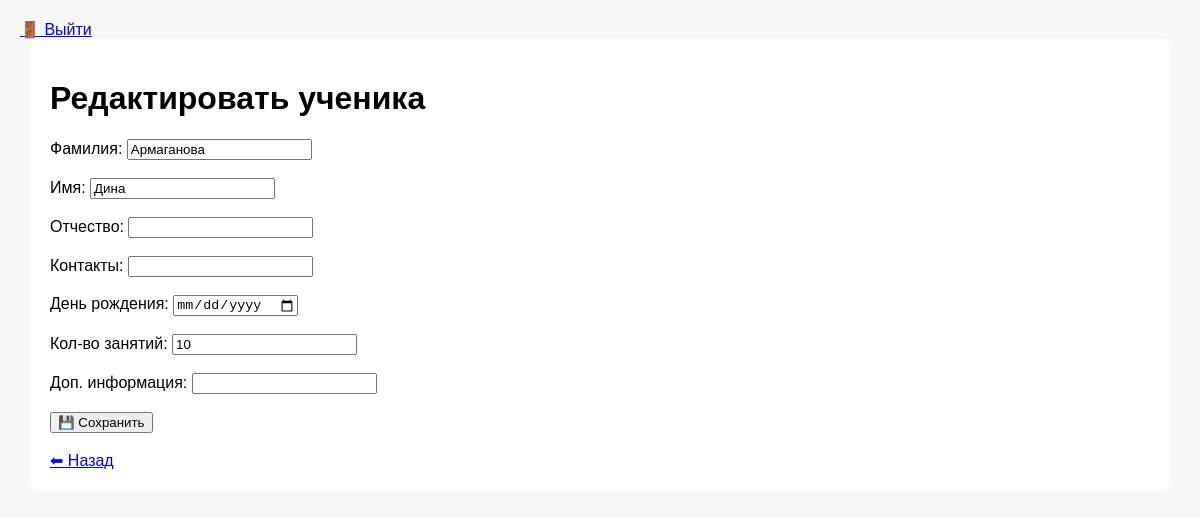
The app's page /students/edit/29 (signed in), older data.
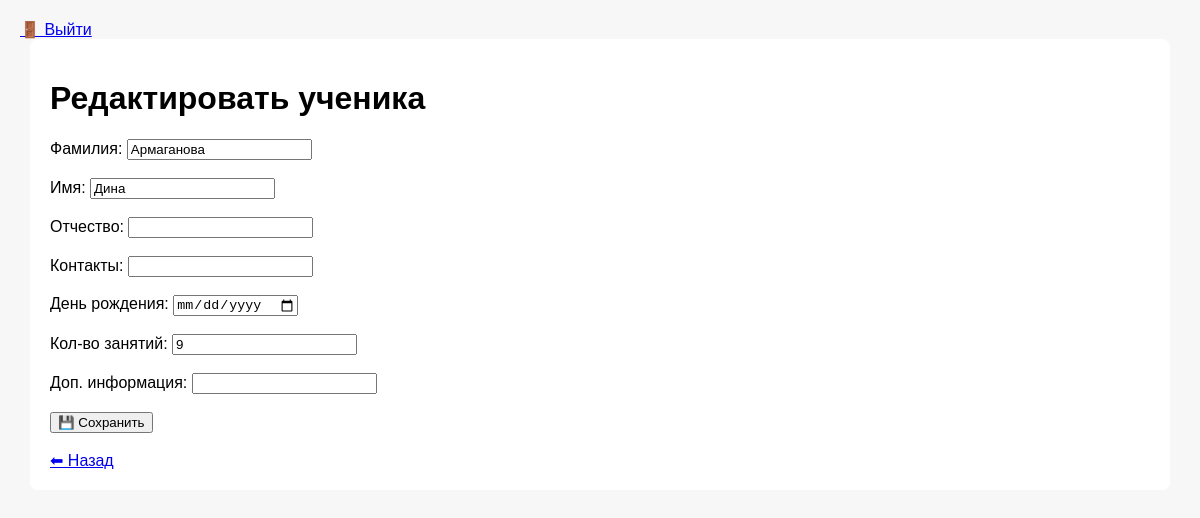
The same page, newer data.
### tables this page shows
CREATE TABLE students
                   (
                       id INTEGER PRIMARY KEY AUTOINCREMENT,
                       first_name TEXT NOT NULL,
                       last_name TEXT NOT NULL,
                       middle_name TEXT,
                       contacts TEXT,
                       birthday TEXT,
                       lessons_count INTEGER,
                       additional_info TEXT,
                       creation_date TEXT
                   );

### app.py (the view)
    def wrapper(*args, **kwargs):
        if "user" not in session:
            return redirect(url_for("login"))
        return fn(*args, **kwargs)

### app.py (called while the page is built, shortened)
def login_required(fn):
    def wrapper(*args, **kwargs):
        if "user" not in session:
            return redirect(url_for("login"))
        return fn(*args, **kwargs)
    wrapper.__name__ = fn.__name__
    return wrapper

@app.route("/students/edit/<int:student_id>", methods=["GET", "POST"])
@login_required
def edit_student(student_id):
    student = db.get_student_by_id(student_id)
    return render_template("edit_student.html", student=student)

### database.py (called while the page is built)
def get_connection():
    conn = sqlite3.connect(DB_NAME)
    conn.row_factory = sqlite3.Row
    return conn

def get_student_by_id(student_id):
    conn = get_connection()
    student = conn.execute("SELECT * FROM students WHERE id=?", (student_id,)).fetchone()
    conn.close()
    return student

### templates/edit_student.html (shortened to what this page needs)
{% extends "base.html" %}
{% block content %}
<h1>Редактировать ученика</h1>
<form method="POST">
    <label>Фамилия: <input type="text" name="last_name" value="{{ student.last_name }}" required></label><br><br>
    <label>Имя: <input type="text" name="first_name" value="{{ student.first_name }}" required></label><br><br>
    <label>Отчество: <input type="text" name="middle_name" value="{{ student.middle_name }}"></label><br><br>
    <label>Контакты: <input type="text" name="contacts" value="{{ student.contacts }}"></label><br><br>
    <label>День рождения: <input type="date" name="birthday" value="{{ student.birthday }}"></label><br><br>
    <label>Кол-во занятий: <input type="number" name="lessons_count" value="{{ student.lessons_count }}"></label><br><br>
    <label>Доп. информация: <input type="text" name="additional_info" value="{{ student.additional_info }}"></label><br><br>
    <button type="submit">💾 Сохранить</button>
</form>
<br>
<a href="{{ url_for('students') }}">⬅ Назад</a>
{% endblock %}

Row changes from the older to the newer data that the page shows:
changed students "Армаганова": lessons_count "10" → "9"
